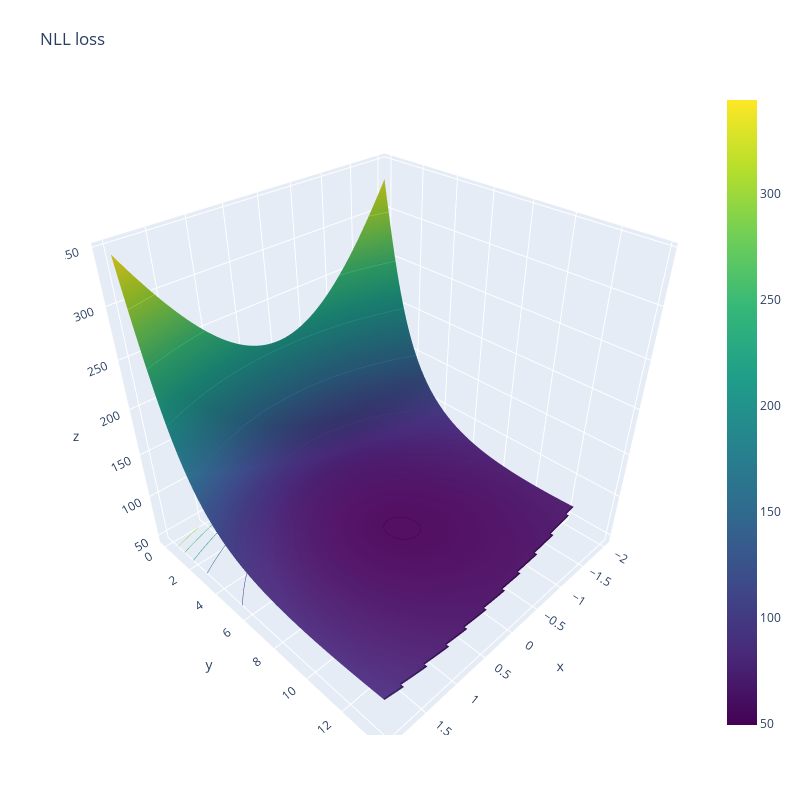

The cell this chart's notebook holds for it:
### Code cell
# create a grid of model weights/parameters
w0 = np.linspace(-2, 2, 100)
w1 = np.linspace(0, 14, 100)

# compute the loss for each model
loss = np.array([[nll(logistic_model([w0i, w1i]), features, labels)
                  for w0i in w0] for w1i in w1])

# plot the loss surface
import plotly.graph_objects as go
fig = go.Figure(data=[go.Surface(z=loss, x=w0, y=w1, colorscale='Viridis')])
fig.update_layout(title='NLL loss', autosize=False,
                  width=800, height=800, margin=dict(l=65, r=50, b=65, t=90))
fig.update_traces(contours_z=dict(show=True, usecolormap=True, size=10,
                                  highlightcolor="limegreen", project_z=True))
fig.show()

### Figure 1 — Plotly figure (JSON) as saved in the notebook; plotly's stock layout.template omitted (floating-point values rounded to 4 significant figures; data arrays with more than 128 entries replaced by an {"elided": "..."} marker saying what was removed)
{"data": [{"colorscale": [[0, "#440154"], [0.1111, "#482878"], [0.2222, "#3e4989"], [0.3333, "#31688e"], [0.4444, "#26828e"], [0.5556, "#1f9e89"], [0.6667, "#35b779"], [0.7778, "#6ece58"], [0.8889, "#b5de2b"], [1, "#fde725"]], "contours": {"z": {"highlightcolor": "limegreen", "project": {"z": true}, "show": true, "size": 10, "usecolormap": true}}, "type": "surface", "x": [-2, -1.96, -1.919, -1.879, -1.838, -1.798, -1.758, -1.717, -1.677, -1.636, -1.596, -1.556, -1.515, -1.475, -1.434, -1.394, -1.354, -1.313, -1.273, -1.232, -1.192, -1.152, -1.111, -1.071, -1.03, -0.9899, -0.9495, -0.9091, -0.8687, -0.8283, -0.7879, -0.7475, -0.7071, -0.6667, -0.6263, -0.5859, -0.5455, -0.5051, -0.4646, -0.4242, -0.3838, -0.3434, -0.303, -0.2626, -0.2222, -0.1818, -0.1414, -0.101, -0.06061, -0.0202, 0.0202, 0.06061, 0.101, 0.1414, 0.1818, 0.2222, 0.2626, 0.303, 0.3434, 0.3838, 0.4242, 0.4646, 0.5051, 0.5455, 0.5859, 0.6263, 0.6667, 0.7071, 0.7475, 0.7879, 0.8283, 0.8687, 0.9091, 0.9495, 0.9899, 1.03, 1.071, 1.111, 1.152, 1.192, 1.232, 1.273, 1.313, 1.354, 1.394, 1.434, 1.475, 1.515, 1.556, 1.596, 1.636, 1.677, 1.717, 1.758, 1.798, 1.838, 1.879, 1.919, 1.96, 2], "y": [0, 0.1414, 0.2828, 0.4242, 0.5657, 0.7071, 0.8485, 0.9899, 1.131, 1.273, 1.414, 1.556, 1.697, 1.838, 1.98, 2.121, 2.263, 2.404, 2.545, 2.687, 2.828, 2.97, 3.111, 3.253, 3.394, 3.535, 3.677, 3.818, 3.96, 4.101, 4.242, 4.384, 4.525, 4.667, 4.808, 4.949, 5.091, 5.232, 5.374, 5.515, 5.657, 5.798, 5.939, 6.081, 6.222, 6.364, 6.505, 6.646, 6.788, 6.929, 7.071, 7.212, 7.354, 7.495, 7.636, 7.778, 7.919, 8.061, 8.202, 8.343, 8.485, 8.626, 8.768, 8.909, 9.051, 9.192, 9.333, 9.475, 9.616, 9.758, 9.899, 10.04, 10.18, 10.32, 10.46, 10.61, 10.75, 10.89, 11.03, 11.17, 11.31, 11.45, 11.6, 11.74, 11.88, 12.02, 12.16, 12.3, 12.44, 12.59, 12.73, 12.87, 13.01, 13.15, 13.29, 13.43, 13.58, 13.72, 13.86, 14], "z": {"elided": "100x100 float values"}}], "layout": {"autosize": false, "height": 800, "margin": {"b": 65, "l": 65, "r": 50, "t": 90}, "scene": {"aspectmode": "auto", "aspectratio": {"x": 1, "y": 1, "z": 1}}, "title": {"text": "NLL loss"}, "width": 800}}
